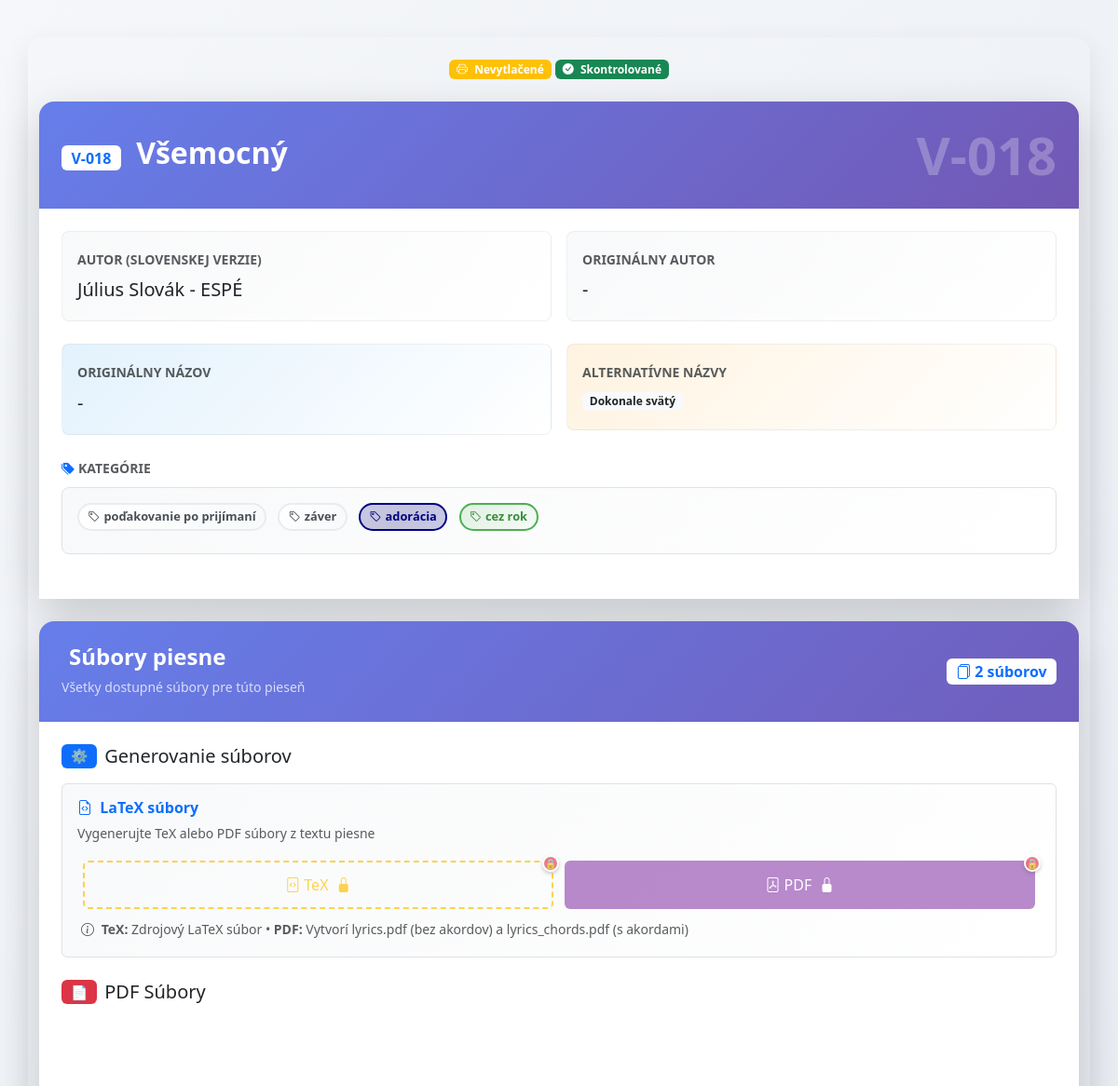
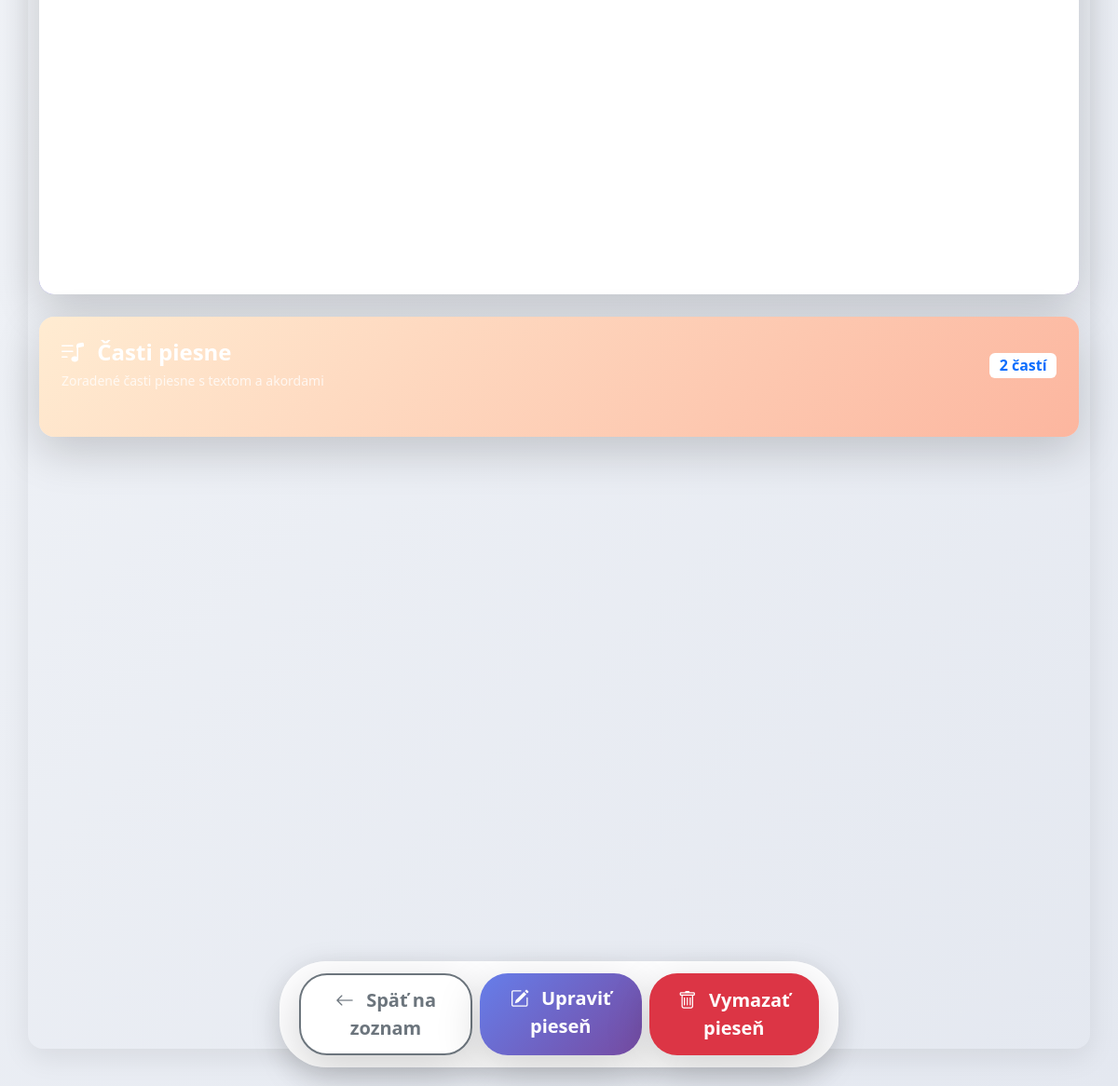
Screenshot of /song/2/view with the database file from the repository (2 pictures, top to bottom).
### models.py (models this page shows, shortened)
class Song(db.Model):
    id = db.Column(db.Integer, primary_key=True)
    song_id = db.Column(db.String(10), nullable=False)  # Format: A-001
    version_name = db.Column(db.String(100), nullable=True)
    title = db.Column(db.String, nullable=False)
    author = db.Column(db.String, nullable=True)
    title_original = db.Column(db.String, nullable=True)
    author_original = db.Column(db.String, nullable=True)
    categories = db.Column(db.String, nullable=True)
    alternative_titles = db.Column(db.String, nullable=True)
    song_parts = db.Column(db.Text, nullable=False)
    admin_checked = db.Column(db.Boolean, default=False)
    printed = db.Column(db.Boolean, default=False)
    pdf_lyrics_path = db.Column(db.String(200))
    pdf_chords_path = db.Column(db.String(200))
    tex_path = db.Column(db.String(200))
    midi_paths = db.Column(db.Text)  # stored as JSON list
    mp3_paths = db.Column(db.Text)
    sheet_pdf_paths = db.Column(db.Text)
    sheet_mscz_paths = db.Column(db.Text)
    search_text = db.Column(db.Text, nullable=True)  # Pre-normalized searchable text
    __table_args__ = (
        UniqueConstraint('song_id', 'version_name', name='uix_song_id_version'),
    )

### app.py (the view)
@app.route('/song/<int:song_id>/view')
def song_view(song_id):
    song = Song.query.get_or_404(song_id)
    try:
        data = json.loads(song.song_parts or '[]')
    except (json.JSONDecodeError, TypeError):
        data = []
    mp3s = json.loads(song.mp3_paths or '[]')
    midis = json.loads(song.midi_paths or '[]')
    sheet_pdfs = json.loads(song.sheet_pdf_paths or '[]')
    sheet_mscz = json.loads(song.sheet_mscz_paths or '[]')
    return render_template('song_view.html', song=song, data=data, mp3s=mp3s, midis=midis, sheet_pdfs=sheet_pdfs, sheet_mscz=sheet_mscz)

### app.py (called while the page is built)
@app.template_filter('replace_chords')
def replace_chords_filter(text):
    return Markup(re.sub(r"\[([^\]]+)\]", r"<sup style='color:orange; font-size:1.1em'><strong>\1</strong></sup>", text))

### templates/song_view.html (shortened to what this page needs)
{% extends "layout.html" %}
{% block content %}
{% set part_types = ["verse", "chorus", "bridge", "intro", "interlude", "coda", "outro", "prechorus", "comment"] %}
{% set options = [
      "stále omšové spevy",
      "úvod",
      "medzispevy (žalmy; aleluja)",
      "obetovanie",
      "prijímanie",
      "poďakovanie po prijímaní",
      "záver",
      "adorácia",
      "advent",
      "vianoce",
      "pôst",
      "veľká noc",
      "cez rok",
      "k Duchu Svätému",
      "mariánske",
      "k svätcom",
      "detské",
      "iné",
      "liturgia hodín",
      "sobášne",
      "Taizé",
      "krížová cesta",
      "nevhodné"
    ] %}
<div class="song-view-header mb-4">
  <div class="d-flex align-items-center justify-content-between mb-3 flex-wrap">
    <div class="d-flex gap-1 flex-wrap justify-content-center order-1 order-md-2 w-100 w-md-auto mb-2 mb-md-0">
      {% if song.printed %}
      <span class="badge bg-success px-2 py-1 fs-7 fs-md-6">
        <i class="bi bi-printer-fill me-1"></i>
        <span class="d-none d-sm-inline">Vytlačené</span>
        <span class="d-sm-none">✓</span>
      </span>
      {% else %}
      <span class="badge bg-warning px-2 py-1 fs-7 fs-md-6">
        <i class="bi bi-printer me-1"></i>
        <span class="d-none d-sm-inline">Nevytlačené</span>
      </span>
      {% endif %}
      {% if song.admin_checked %}
      <span class="badge bg-success px-2 py-1 fs-7 fs-md-6">
        <i class="bi bi-check-circle-fill me-1"></i>
        <span class="d-none d-sm-inline">Skontrolované</span>
      </span>
      {% else %}
      <span class="badge bg-warning px-2 py-1 fs-7 fs-md-6">
        <i class="bi bi-exclamation-triangle me-1"></i>
        <span class="d-none d-sm-inline">Čaká na kontrolu</span>
        <span class="d-sm-none">⏳</span>
      </span>
      {% endif %}
    </div>
  </div>
</div>
<div class="song-info-section card border-0 shadow-lg rounded-4 mb-4"
     style="background: linear-gradient(135deg, #667eea 0%, #764ba2 100%);">
  <div class="card-header border-0 text-white p-4" style="background: transparent;">
    <div class="d-flex align-items-center justify-content-between">
      <div>
        <h2 class="mb-1 fw-bold">
          <span class="badge bg-white text-primary me-2 fs-6">{{ song.song_id }}</span>
          {{ song.title }}
        </h2>
      </div>
      <div class="song-id-large">
        <span class="display-4 fw-bold opacity-25">{{ song.song_id }}</span>
      </div>
    </div>
  </div>
  <div class="card-body bg-white p-4">
    <div class="row mb-4 g-3">
      <div class="col-md-6 col-12">
        <div class="info-card p-3 rounded-3" style="background: linear-gradient(135deg, #f8f9fa 0%, #ffffff 100%);">
          <label class="fw-bold text-muted small mb-1">AUTOR (SLOVENSKEJ VERZIE)</label>
          <div class="fs-5 fs-sm-6 text-dark text-break">
            {{ song.author if song.author else "Neznámy" }}
          </div>
        </div>
      </div>
      <div class="col-md-6 col-12">
        <div class="info-card p-3 rounded-3" style="background: linear-gradient(135deg, #f8f9fa 0%, #ffffff 100%);">
          <label class="fw-bold text-muted small mb-1">ORIGINÁLNY AUTOR</label>
          <div class="fs-5 fs-sm-6 text-dark text-break">
            {{ song.author_original if song.author_original else "Neznámy" }}
          </div>
        </div>
      </div>
    </div>
    <div class="row mb-4 g-3">
      <div class="col-md-6 col-12">
        <div class="info-card p-3 rounded-3" style="background: linear-gradient(135deg, #e3f2fd 0%, #ffffff 100%);">
          <label class="fw-bold text-muted small mb-1">ORIGINÁLNY NÁZOV</label>
          <div class="fs-5 fs-sm-6 text-dark text-break">
            {{ song.title_original if song.title_original else "Rovnaký ako slovenský" }}
          </div>
        </div>
      </div>
      <div class="col-md-6 col-12">
        <div class="info-card p-3 rounded-3" style="background: linear-gradient(135deg, #fff3e0 0%, #ffffff 100%);">
          <label class="fw-bold text-muted small mb-1">ALTERNATÍVNE NÁZVY</label>
          <div class="fs-6 fs-sm-7">
            {% if song.alternative_titles %}
              {% for alt_title in song.alternative_titles.split(';;') %}
                {% if alt_title.strip() %}
                  <span class="badge bg-light text-dark me-1 mb-1 text-wrap">{{ alt_title.strip() }}</span>
                {% endif %}
              {% endfor %}
            {% else %}
              <span class="text-muted fst-italic">Žiadne alternatívne názvy</span>
            {% endif %}
          </div>
        </div>
      </div>
    </div>
    <div class="categories-display mb-4">
      <label class="fw-bold text-muted small mb-2 d-block">
        <i class="bi bi-tags-fill text-primary me-1"></i>KATEGÓRIE
      </label>
      <div class="categories-container p-3 rounded-3 border"
           style="background: linear-gradient(135deg, #f8f9fa 0%, #ffffff 100%);">
        {% if song.categories %}
          {% for category in song.categories.split(';;') %}
            {% if category.strip() %}
              <span class="category-display-badge badge me-2 mb-2" data-category="{{ category.strip() }}">
                <i class="bi bi-tag me-1"></i>{{ category.strip() }}
              </span>
            {% endif %}
          {% endfor %}
        {% else %}
          <span class="text-muted fst-italic">Žiadne kategórie priradené</span>
        {% endif %}
      </div>
    </div>
  </div>
</div>
{% set file_count = (sheet_pdfs|length) + (mp3s|length) + (midis|length) + (sheet_mscz|length) + (1 if song.pdf_lyrics_path else 0) + (1 if song.pdf_chords_path else 0) %}
<div class="file-management-section card border-0 shadow-lg rounded-4 overflow-hidden mb-4"
     style="background: linear-gradient(135deg, #667eea 0%, #764ba2 100%);">
  <div class="card-header border-0 text-white p-4" style="background: transparent;">
    <div class="d-flex align-items-center justify-content-between">
      <div>
        <h4 class="mb-1 fw-bold">
          Súbory piesne
        </h4>
        <small class="opacity-75">Všetky dostupné súbory pre túto pieseň</small>
      </div>
      <div class="file-stats">
        <span class="badge bg-white text-primary fs-6">
          <i class="bi bi-files"></i>
          {{ file_count }} súborov
        </span>
      </div>
    </div>
  </div>
  <div class="card-body bg-white p-4">
    <div class="generation-section mb-4">
      <h5 class="d-flex align-items-center gap-2 mb-3">
        <span class="badge bg-primary">⚙️</span>
        Generovanie súborov
      </h5>
      <div class="generation-actions card p-3 border"
           style="background: linear-gradient(135deg, #f8f9fa 0%, #ffffff 100%);">
        <div class="d-flex align-items-center justify-content-between mb-3">
          <div>
            <h6 class="mb-1 fw-bold text-primary">
              <i class="bi bi-file-earmark-code me-1"></i>
              LaTeX súbory
            </h6>
            <small class="text-muted">Vygenerujte TeX alebo PDF súbory z textu piesne</small>
          </div>
        </div>
        <div class="row generation-buttons w-100" role="group">
          <div class="col-6">
            <form method="POST" action="{{ url_for('generate_tex', song_id=song.id) }}" class="d-inline w-100" onsubmit="return checkTexPermission(event)">
              <button type="submit" class="btn btn-outline-warning w-100 {{ 'restricted-action' if song.admin_checked or song.printed else '' }}"
                      title="{{ 'Pieseň je chránená - skontrolovaná adminom' if song.admin_checked else ('Pieseň je vytlačená - nemožno meniť' if song.printed else 'Generovať LaTeX súbory') }}">
                <i class="bi bi-file-code me-1"></i>TeX
                {% if song.admin_checked %}<i class="bi bi-lock-fill ms-1"></i>{% endif %}
              </button>
            </form>
          </div>
          <div class="col-6">
            <form method="GET" action="{{ url_for('generate_pdfs', song_id=song.id) }}" class="d-inline w-100" onsubmit="return checkPdfPermission(event)">
              <button type="submit" class="btn btn-primary w-100 {{ 'restricted-action' if not song.tex_path or song.admin_checked or song.printed else '' }}"
                      style="background-color: #9b59b6; border-color: #9b59b6;"
                      title="{{ 'Najprv vygenerujte TeX súbory' if not song.tex_path else ('Pieseň je chránená - skontrolovaná adminom' if song.admin_checked else ('Pieseň je vytlačená - nemožno meniť' if song.printed else 'Generovať PDF súbory')) }}">
                <i class="bi bi-file-pdf me-1"></i>PDF
                {% if song.admin_checked %}<i class="bi bi-lock-fill ms-1"></i>{% endif %}
              </button>
            </form>
          </div>
        </div>
        <div class="mt-2 px-1">
          <small class="text-muted">
            <i class="bi bi-info-circle me-1"></i>
            <strong>TeX:</strong> Zdrojový LaTeX súbor • <strong>PDF:</strong> Vytvorí lyrics.pdf (bez akordov) a lyrics_chords.pdf (s akordami)
          </small>
        </div>
      </div>
    </div>
    {% if song.pdf_lyrics_path or song.pdf_chords_path %}
    <div class="pdf-files-section mb-4">
      <h5 class="d-flex align-items-center gap-2 mb-3">
        <span class="badge bg-danger">📄</span>
        PDF Súbory
      </h5>
    </div>
    {% endif %}
  </div>
</div>
<div class="parts-section card border-0 shadow-lg rounded-4 p-4 mb-4"
     style="background: linear-gradient(135deg, #ffecd2 0%, #fcb69f 100%);">
  <div class="d-flex align-items-center justify-content-between mb-4">
    <div>
      <h4 class="text-white fw-bold mb-1">
        <i class="bi bi-music-note-list me-2"></i>
        Časti piesne
      </h4>
      <small class="d-block text-white opacity-75">Zoradené časti piesne s textom a akordami</small>
    </div>
    <span class="badge bg-white text-primary fs-6">
      {{ data|length }} častí
    </span>
  </div>
</div>
<div id="parts-display" class="mb-4">
</div>
<div class="fixed-action-buttons">
  <div class="d-flex gap-2 justify-content-center">
    <a href="{{ url_for('index') }}" class="btn btn-outline-secondary btn-lg shadow-lg">
      <i class="bi bi-arrow-left me-2"></i>
      <span class="d-none d-sm-inline">Späť na zoznam</span>
    </a>
    <a href="{{ url_for('song_detail', song_id=song.id) }}" class="btn btn-primary btn-lg shadow-lg">
      <i class="bi bi-pencil-square me-2"></i>
      <span class="d-none d-sm-inline">Upraviť pieseň</span>
    </a>
    <button type="button" class="btn btn-danger btn-lg shadow-lg" onclick="confirmDeleteSong()">
      <i class="bi bi-trash me-2"></i>
      <span class="d-none d-sm-inline">Vymazať pieseň</span>
    </button>
  </div>
</div>
<div class="fixed-buttons-spacer"></div>
{% endblock %}

### templates/layout.html (shortened to what this page needs)
<!doctype html>
<html lang="en">
<head>
   <link href="https://cdn.jsdelivr.net/npm/bootstrap@5.3.0/dist/css/bootstrap.min.css" rel="stylesheet">
    <link rel="stylesheet" href="https://cdn.jsdelivr.net/npm/bootstrap-icons@1.11.0/font/bootstrap-icons.css">
    <link rel="stylesheet" href="https://cdnjs.cloudflare.com/ajax/libs/font-awesome/6.4.0/css/all.min.css">
</head>
<body class="container py-4">
    {% block content %}{% endblock %}
</body>
</html>

### templates/layout.html (style rules this page uses)
:root { --primary: #3498db; --secondary: #2ecc71; --accent: #f39c12; --dark: #2c3e50; --light: #ecf0f1; }
body { font-family: 'Segoe UI', 'Roboto', sans-serif; background: linear-gradient(135deg, #f5f7fa 0%, #e4e8f0 100%); color: var(--dark); max-width: 800px; margin: 40px auto; padding: 30px; border-radius: 16px; box-shadow: 0 10px 30px rgba(0,0,0,0.08); line-height: 1.7; }

### templates/song_view.html (style rules this page uses)
.fs-7 { font-size: 0.75rem; }
.fs-sm-6 { font-size: 1rem; }
.fs-sm-7 { font-size: 0.8rem; }
.text-break { word-wrap: break-word; word-break: break-word; }
.category-display-badge { font-size: 0.8rem; padding: 0.5em 0.75em; border-radius: 20px; background: linear-gradient(135deg, #ffffff 0%, #f8f9fa 100%); border: 2px solid #e9ecef; color: #495057; transition: all 0.3s ease; word-wrap: break-word; word-break: break-word; }
.category-display-badge[data-category*="cez rok"] { background: linear-gradient(135deg, rgba(76, 175, 80, 0.15) 0%, rgba(232, 245, 233, 0.3) 100%); border-color: #4caf50; color: #388e3c; }
.category-display-badge[data-category*="adorácia"] { background: linear-gradient(135deg, rgba(0, 0, 128, 0.2) 0%, rgba(25, 25, 112, 0.25) 50%, rgba(0, 0, 139, 0.2) 100%); border-color: #000080; color: #000080; }
.info-card { border: 1px solid rgba(0,0,0,0.05); transition: all 0.3s ease; }
.btn { transition: all 0.3s cubic-bezier(0.4, 0, 0.2, 1); }
.generation-buttons { width: 100% !important; max-width: none; margin: 0; }
.generation-buttons .col-6 { padding-left: 0.375rem; padding-right: 0.375rem; }
.generation-buttons .btn { transition: all 0.3s ease; font-weight: 500; text-transform: none; white-space: nowrap; height: auto; min-height: 44px; padding: 0.75rem 1rem; }
.generation-buttons form { width: 100% !important; }
.song-info-section { animation: slideInUp 0.6s ease-out; }
.file-management-section { animation: slideInUp 0.8s ease-out; }
.parts-section { animation: slideInUp 1s ease-out; }
html { scroll-behavior: smooth; }
.fixed-action-buttons { position: fixed; bottom: 20px; left: 50%; transform: translateX(-50%); z-index: 1050; background: rgba(255, 255, 255, 0.95); backdrop-filter: blur(10px); padding: 12px 20px; border-radius: 50px; box-shadow: 0 8px 32px rgba(0, 0, 0, 0.15); border: 1px solid rgba(255, 255, 255, 0.2); animation: slideUpFade 0.5s ease-out; }
.fixed-action-buttons .btn { border-radius: 30px; font-weight: 600; padding: 12px 20px; transition: all 0.3s cubic-bezier(0.4, 0, 0.2, 1); border: none; min-width: 120px; }
.fixed-action-buttons .btn-primary { background: linear-gradient(135deg, #667eea 0%, #764ba2 100%); }
.fixed-action-buttons .btn-outline-secondary { background: rgba(255, 255, 255, 0.9); border: 2px solid #6c757d; color: #6c757d; }
.fixed-buttons-spacer { height: 100px; }
.restricted-action { position: relative; opacity: 0.7 !important; border-style: dashed !important; border-width: 2px !important; }
.restricted-action::before { content: "🔒"; position: absolute; top: -8px; right: -8px; width: 18px; height: 18px; background: rgba(220, 53, 69, 0.9); border-radius: 50%; font-size: 10px; display: flex; align-items: center; justify-content: center; z-index: 10; border: 2px solid white; box-shadow: 0 2px 4px rgba(0,0,0,0.3); }

### rows the page displays
Song: song_id "V-018", title "Všemocný", author "Július Slovák - ESPÉ", author_original "-", title_original "-", strip "Dokonale svätý"

### other values shown
{{ category.strip() }} "poďakovanie po prijímaní" "záver" "adorácia" "cez rok"
{{ file_count }} "2"
{{ data|length }} "2"
